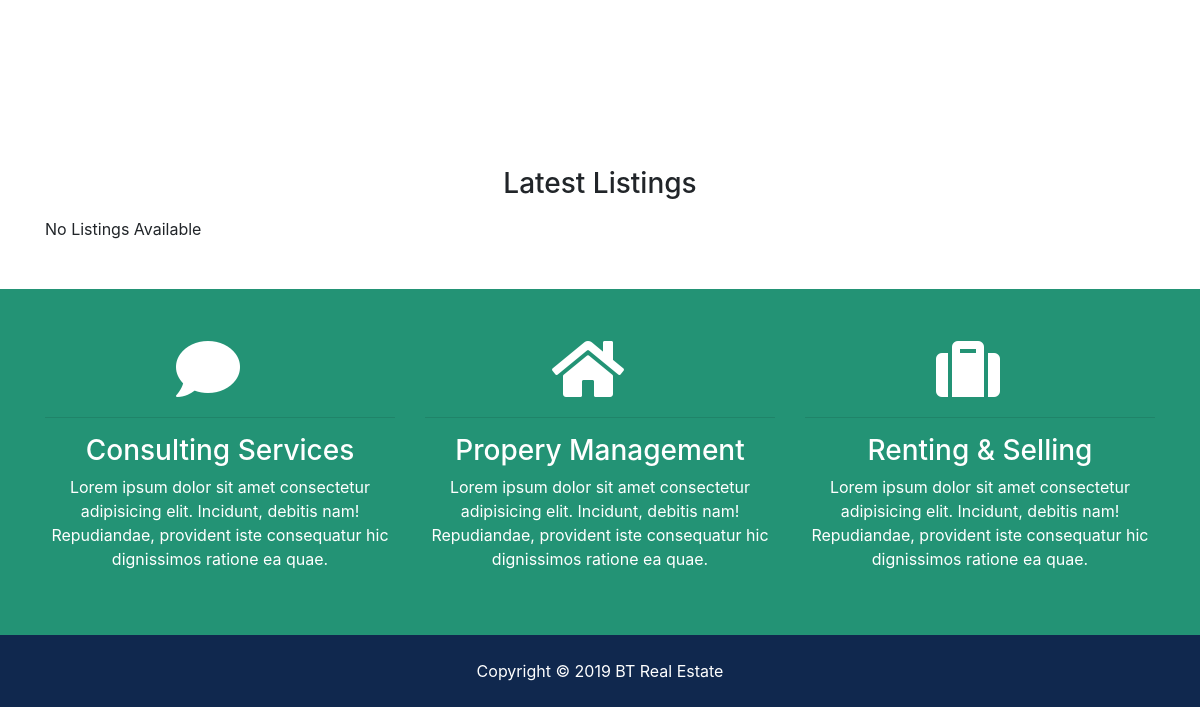
/btre/ (lower part), run on an earlier commit of the app's database.
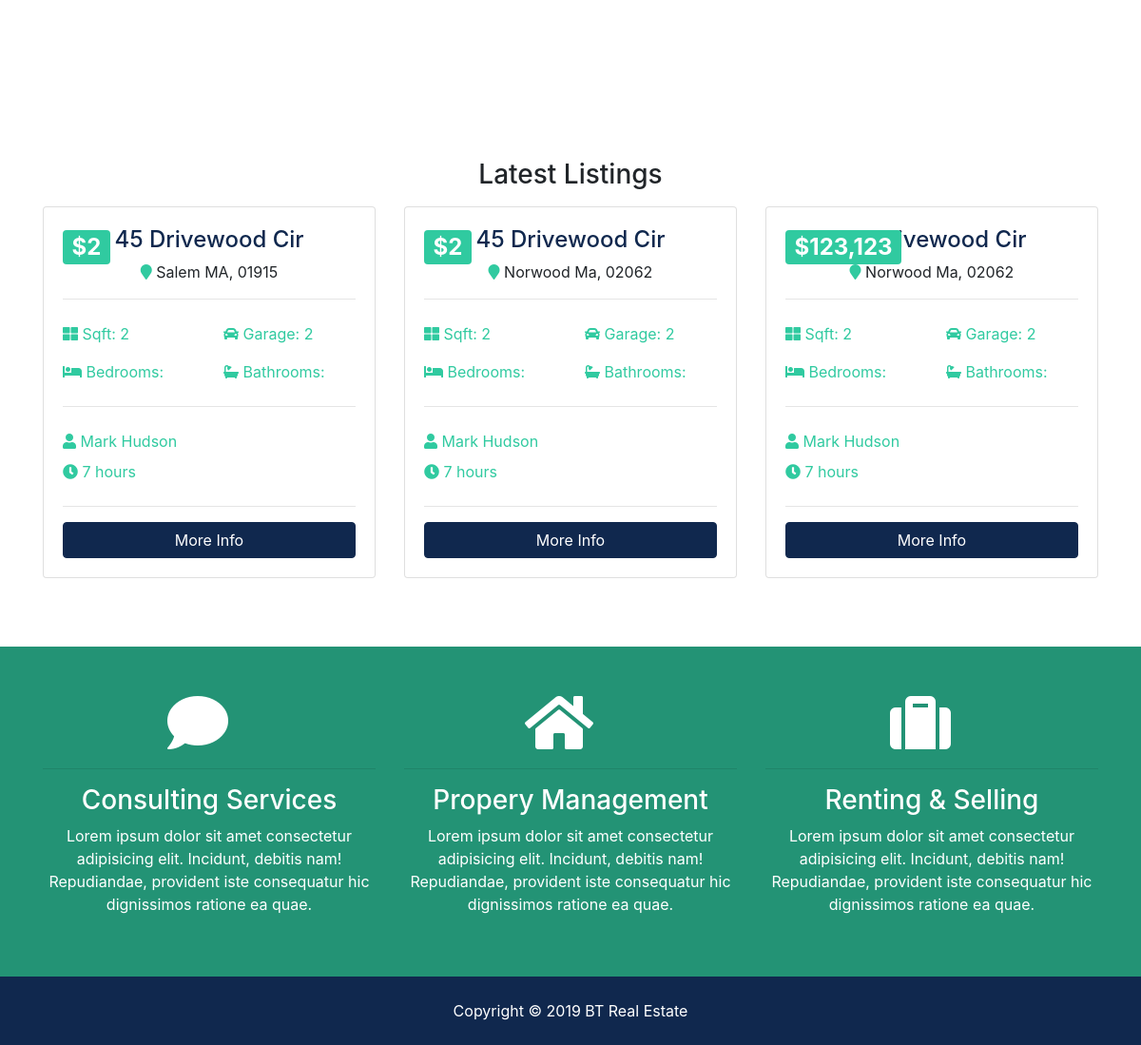
And on a later commit of the database.
### btre_listings/models.py (models this page shows, shortened)
class Listing(models.Model):
  realtor = models.ForeignKey(Realtor, on_delete=models.DO_NOTHING)
  title = models.CharField(max_length=200)
  address = models.CharField(max_length=200)
  city = models.CharField(max_length=100)
  state = models.CharField(max_length=100)
  zipcode = models.CharField(max_length=20)
  description = models.TextField(blank=True)
  price = models.IntegerField()
  bedrooms = models.IntegerField()
  bathrooms = models.DecimalField(max_digits=2, decimal_places=1)
  garage = models.IntegerField(default=0)
  sqft = models.IntegerField()
  lot_size = models.DecimalField(max_digits=5, decimal_places=1)
  photo_main = models.ImageField(upload_to='photos/%Y/%m/%d', blank=True)
  photo_1 = models.ImageField(upload_to='photos/%Y/%m/%d', blank=True)
  photo_2 = models.ImageField(upload_to='photos/%Y/%m/%d', blank=True)
  photo_3 = models.ImageField(upload_to='photos/%Y/%m/%d', blank=True)
  photo_4 = models.ImageField(upload_to='photos/%Y/%m/%d', blank=True)
  photo_5 = models.ImageField(upload_to='photos/%Y/%m/%d', blank=True)
  photo_6 = models.ImageField(upload_to='photos/%Y/%m/%d', blank=True)
  is_published = models.BooleanField(default=True)
  list_date = models.DateTimeField(default = datetime.now, blank=True)

### btre_realtors/models.py (models this page shows)
class Realtor(models.Model):
  name = models.CharField(max_length=200)
  photo = models.ImageField(upload_to='photos/%y/%m/%d/')
  description = models.TextField(blank=True)
  phone = models.CharField(max_length=20)
  email = models.CharField(max_length=50)
  is_mvp = models.BooleanField(default=False)
  hire_date = models.DateTimeField(default=datetime.now, blank=True)
  def __str__(self):
    return self.name

### btre_pages/views.py (the view)
# urls.py: path('',views.index,name='index'),
def index(request):
    listings = Listing.objects.order_by('-list_date').filter(is_published=True)[:3]
    context = {
        'listings':listings,
        'state_choices':state_choices,
        'bedroom_choices':bedroom_choices,
        'price_choices':price_choices,
    }
    return render(request, 'pages/index.html', context)

### btre_pages/templates/pages/index.html (shortened to what this page needs)
{% extends 'pages/base.html' %}
{% load static %}
{% load humanize %}
{% block content %}
  <section id="showcase">
      </section>
      <section id="listings" class="py-5">
        <div class="container">
          <h3 class="text-center mb-3">Latest Listings</h3>
          <div class="row">
            {% if listings %}
              {% for listing in listings %}
            <div class="col-md-6 col-lg-4 mb-4">
                <div class="card listing-preview">
                  <div class="card-img-overlay">
                    <h2>
                      <span class="badge badge-secondary text-white">${{ listing.price | intcomma }}</span>
                    </h2>
                  </div>
                  <div class="card-body">
                    <div class="listing-heading text-center">
                      <h4 class="text-primary">{{ listing.title }}</h4>
                      <p>
                        <i class="fas fa-map-marker text-secondary"></i> {{ listing.city }} {{ listing.state }}, {{ listing.zipcode }}</p>
                    </div>
                    <hr>
                    <div class="row py-2 text-secondary">
                      <div class="col-6">
                        <i class="fas fa-th-large"></i> Sqft: {{ listing.sqft }}</div>
                      <div class="col-6">
                        <i class="fas fa-car"></i> Garage: {{ listing.garage }}</div>
                    </div>
                    <div class="row py-2 text-secondary">
                      <div class="col-6">
                        <i class="fas fa-bed"></i> Bedrooms: {{ listing.bedroom }}</div>
                      <div class="col-6">
                        <i class="fas fa-bath"></i> Bathrooms: {{ listing.bathroom }}</div>
                    </div>
                    <hr>
                    <div class="row py-2 text-secondary">
                      <div class="col-6">
                        <i class="fas fa-user"></i> {{ listing.realtor }}</div>
                    </div>
                    <div class="row text-secondary pb-2">
                      <div class="col-6">
                        <i class="fas fa-clock"></i> {{ listing.list_date | timesince }}</div>
                    </div>
                    <hr>
                    <a href="{% url 'listing' listing.id %}" class="btn btn-primary btn-block">More Info</a>
                  </div>
                </div>
              </div>
              {% endfor %}
            {% else %}
              <div class="col-md-12">
                No Listings Available
              </div>
            {% endif %}
          </div>
        </div>
      </section>
      <section id="services" class="py-5 bg-secondary text-white">
        <div class="container">
          <div class="row text-center">
            <div class="col-md-4">
              <i class="fas fa-comment fa-4x mr-4"></i>
              <hr>
              <h3>Consulting Services</h3>
              <p>Lorem ipsum dolor sit amet consectetur adipisicing elit. Incidunt, debitis nam! Repudiandae, provident iste consequatur
                hic dignissimos ratione ea quae.</p>
            </div>
            <div class="col-md-4">
              <i class="fas fa-home fa-4x mr-4"></i>
              <hr>
              <h3>Propery Management</h3>
              <p>Lorem ipsum dolor sit amet consectetur adipisicing elit. Incidunt, debitis nam! Repudiandae, provident iste consequatur
                hic dignissimos ratione ea quae.</p>
            </div>
            <div class="col-md-4">
              <i class="fas fa-suitcase fa-4x mr-4"></i>
              <hr>
              <h3>Renting & Selling</h3>
              <p>Lorem ipsum dolor sit amet consectetur adipisicing elit. Incidunt, debitis nam! Repudiandae, provident iste consequatur
                hic dignissimos ratione ea quae.</p>
            </div>
          </div>
        </div>
      </section>
{% endblock %}

What changed in the data, as far as the page shows it:
added Listing: price "2", title "45 Drivewood Cir", city "Salem", state "MA", zipcode "01915", sqft "2", garage "2", realtor "Mark Hudson", list_date "7 hours"
added Listing: price "2", title "45 Drivewood Cir", city "Norwood", state "Ma", zipcode "02062", sqft "2", garage "2", realtor "Mark Hudson", list_date "7 hours"
added Listing: price "123,123", title "45 Drivewood Cir", city "Norwood", state "Ma", zipcode "02062", sqft "2", garage "2", realtor "Mark Hudson", list_date "7 hours"
Also different on the page:
text no longer shown: "No Listings Available"
